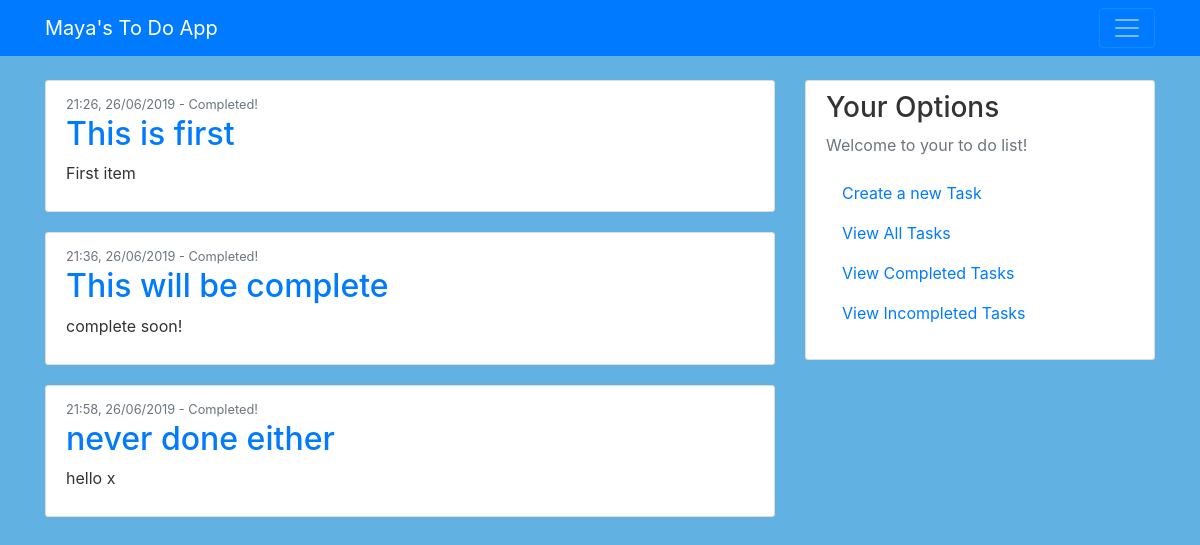
/view_completed/3, run on an earlier commit of the app's database.
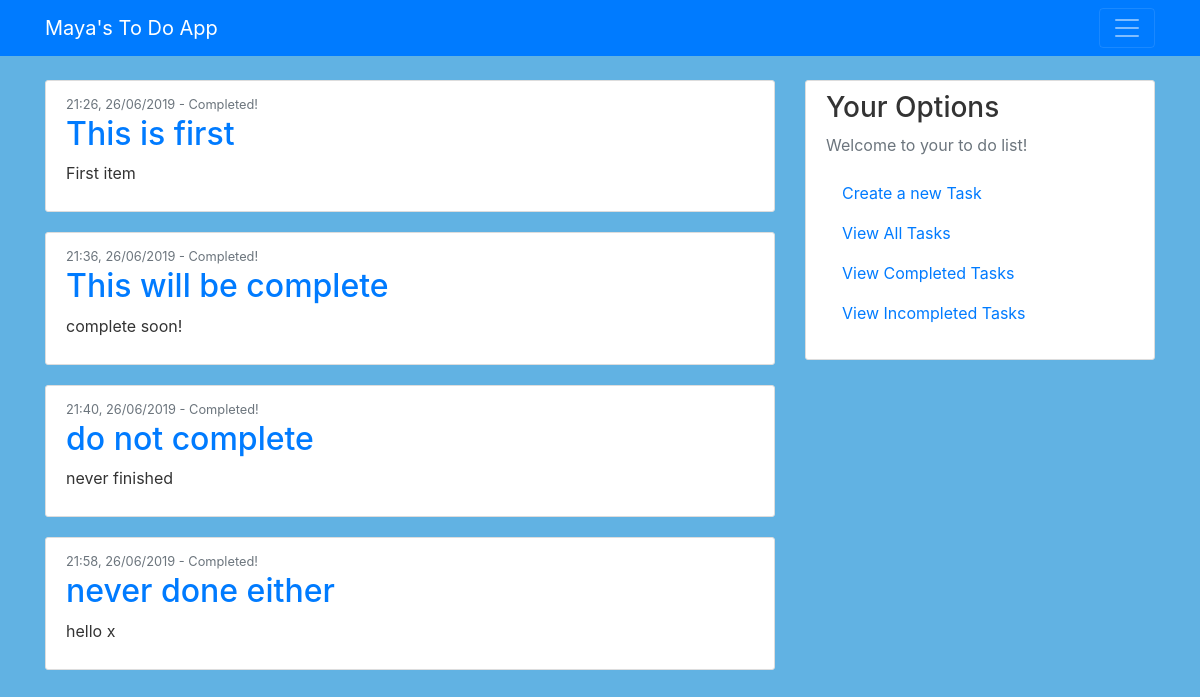
And on a later commit of the database.
### app.py (models this page shows, shortened)
class Items(db.Model):
    id = db.Column(db.Integer, primary_key=True)
    title = db.Column(db.String(20), unique=False, nullable=False)
    content = db.Column(db.String(120), unique=True, nullable=False)
    date_posted = db.Column(db.DateTime, nullable=False, default=datetime.utcnow)
    complete = db.Column(db.Boolean, unique=False)

### app.py (the view)
@app.route("/view_completed/<id>")
def view_completed(id):
    if int(id)>0:
        post = Items.query.filter_by(id=int(id)).first() #gets specific id of button that was pressed
        post.complete = True #marks it as complete
        db.session.commit()
    else:
        pass
    posts = Items.query.filter_by(complete=True)
    return render_template('view_completed.html', posts=posts)

### templates/view_completed.html
{% extends "layout.html" %}
{% block content %}
    {% for post in posts %}
        <article class="media content-section">
          <div class="media-body">
            <div class="article-metadata">
              <small class="text-muted">{{ post.date_posted.strftime("%H:%M, %d/%m/%Y") }} - Completed! </small>
            </div>
            <h2><a class="article-title" href="#">{{ post.title }}</a></h2>
            <p class="article-content">{{ post.content }}</p>
          </div>
        </article>
    {% endfor %}
{% endblock content %}

What changed in the data, as far as the page shows it:
now on this page (row edited): Items: date_posted "21:40, 26/06/2019", title "do not complete", content "never finished"
